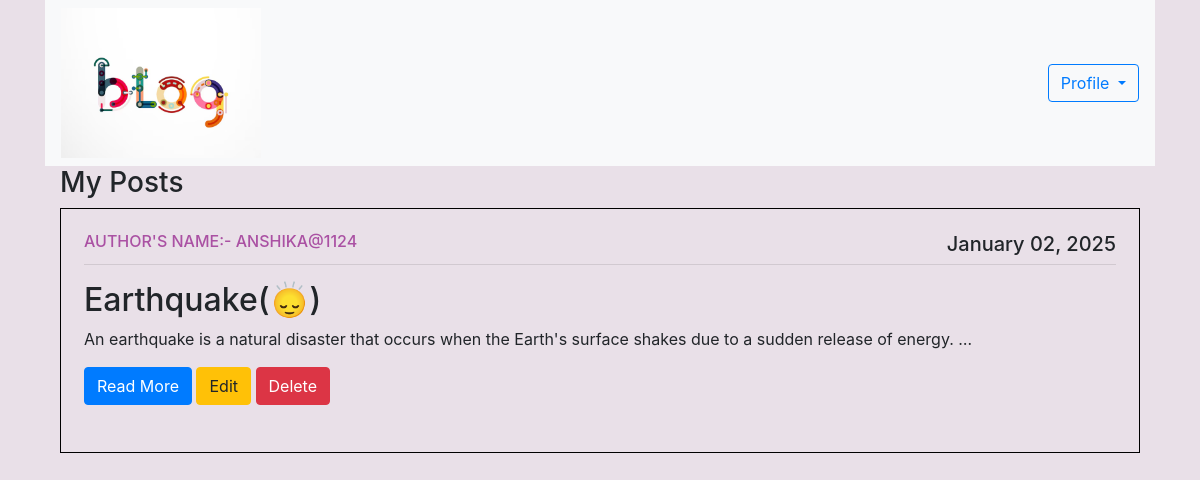
/mypost/ (signed in), run on an earlier commit of the app's database.
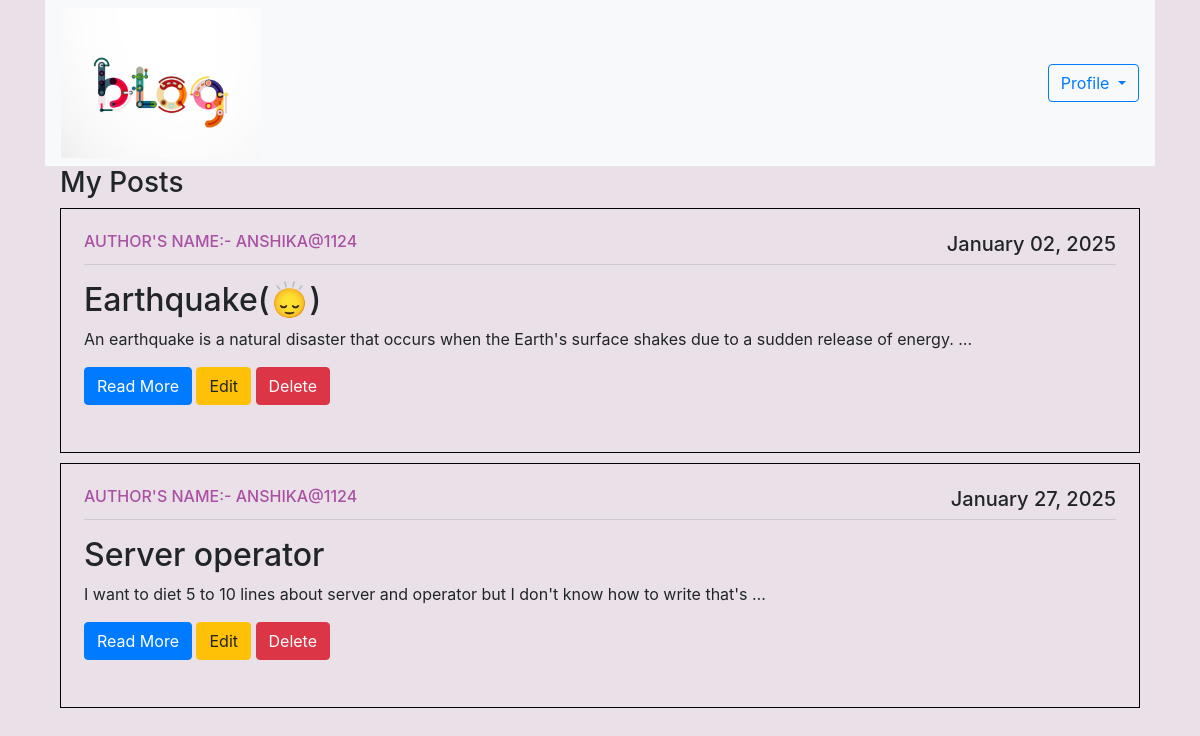
And on a later commit of the database.
### blogapp/models.py (models this page shows, shortened)
class Post(models.Model):
    title = models.CharField(max_length=100)
    content = models.TextField()
    date_posted = models.DateTimeField(default=timezone.now)
    author = models.ForeignKey(User, on_delete=models.CASCADE)

### blogapp/views.py (the view)
# urls.py: path('mypost/', views.myPost, name='my-post'),
def myPost(request):
    posts = Post.objects.filter(author=request.user)
    return render(request, 'mypost.html', {'posts': posts})

### blogapp/templates/mypost.html (shortened to what this page needs)
{% extends 'home.html' %}
{% block content %}
{% load static %}
<div class="container ">
<nav class="navbar navbar-expand-lg navbar-light bg-light w-100">
	<div class="collapse navbar-collapse" id="navbarSupportedContent">
		<ul class="navbar-nav mr-auto ">
			<li><a href="/base"><img class="w-10 height-50" style="width: 200px; height: 150px; " src="{%static 'base.avif'%}" alt=""></a></li>
		</ul>
		<form class="form-inline my-2 my-lg-0">
			<div class="dropdown">
				<button class="btn btn-outline-primary dropdown-toggle" type="button" id="dropdownMenuButton"
					data-toggle="dropdown" aria-haspopup="true" aria-expanded="false">
					Profile
				</button>
			</div>
		</form>
	</div>
</nav>
<div class="container custom-container" style="max-width: 1350px; ">
	<h3>My Posts </h3>
	{% for post in posts %}
<article class="media content-section">
	<div class="media-body" style="border: 1px solid black; padding: 23px; margin-bottom: 10px;">
		<div class="article-metadata">
<h6 class="text-uppercase" style="text-align:left;float:left; color: #aa51a3;">Author's Name:-  {{ post.author }}</h6>
			<h5 style="text-align:right;float:right;">{{ post.date_posted|date:"F d, Y" }}</h5>
			<hr style="clear:both;" />
		</div>
		<h2>{{ post.title }}</h2>
		<p class="article-content">{{ post.content|truncatewords:20 }}</p>
		<a href="{% url 'mypost_detail' post.pk %}" class="btn btn-primary">Read More</a>
		<a href="{% url 'edit_post' post.pk %}" class="btn btn-warning">Edit</a>
		<a href="{% url 'delete_post' post.pk %}" class="btn btn-danger">Delete</a>
		<br><br>
	</div>
</article>
{% endfor %}
</div>
{% endblock %}

What changed in the data, as far as the page shows it:
added Post: author "ANSHIKA@1124", date_posted "January 27, 2025", title "Server operator", content "I want to diet 5 to 10 lines about server and operator but I don't know how to write that's …"
